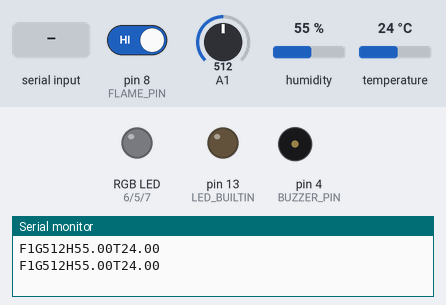
A sketch run on a simulated Arduino Uno, built with avr-gcc and run on an emulated ATmega328P. On the bench: an RGB LED mixed from three pins (HIGH = lit), output pins drawn as LEDs (lit = HIGH), buzzer (waves = sounding), the last lines printed to the serial monitor. Inputs (shaded band) come from the test bench; at power-on: pin 8 (FLAME_PIN) HIGH, A1 = 512, humidity 55 %, temperature 24 °C. Dim RGB values are drawn brighter than linear.

Above: at 1.2 s.
1.3 s: "R90\n" received over Serial
At 2.5 s:
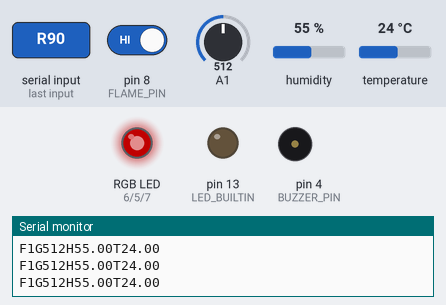
2.8 s: "R,45\n" received over Serial
At 3.8 s:
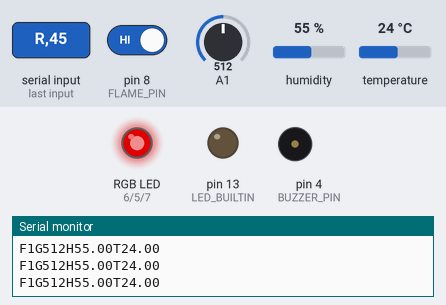
4.3 s: "G90\n" received over Serial
At 4.9 s:
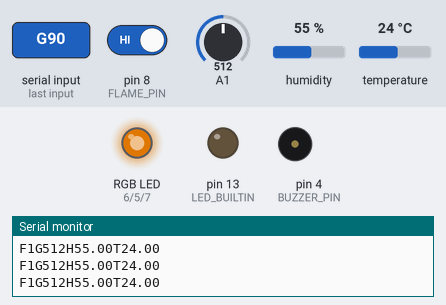
5.8 s: "G,45\n" received over Serial
At 7.0 s:
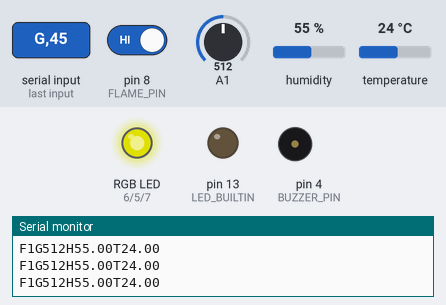
7.3 s: "B90\n" received over Serial
At 8.4 s:
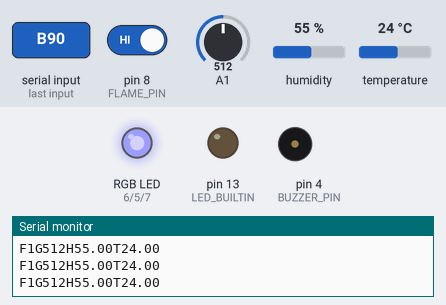
8.8 s: "A90\n" received over Serial
At 9.5 s:
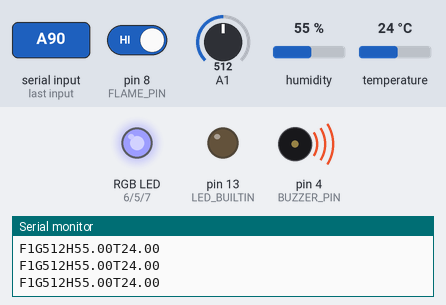
Timing chart, 0 to 11.3 s (numbered marks = the images above; inputs shaded):
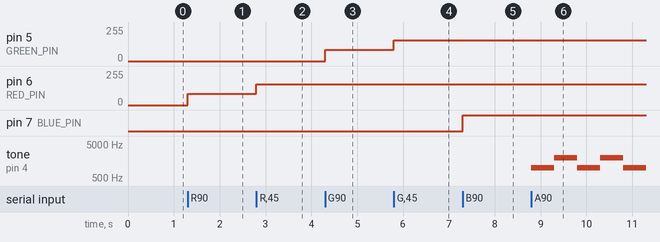

The sketch:

arduino.ino
```cpp
#include <dht.h>

dht DHT;

#define DHT11_PIN 3
#define BUZZER_PIN 4
#define RED_PIN 6
#define GREEN_PIN 5
#define BLUE_PIN 7
#define FLAME_PIN 8

#define ALARM_RATE 500
#define ALARM_DURATION 1000

float dht[2];
boolean alarm;
long next_alarm;
int next_alarm_frequency;

long next_read;

void dht11(){
  int chk = DHT.read11(DHT11_PIN);
  switch (chk)
  {
    case DHTLIB_OK:
      break;
    case DHTLIB_ERROR_CHECKSUM:
      digitalWrite(LED_BUILTIN, HIGH);
      break;
    case DHTLIB_ERROR_TIMEOUT:
      digitalWrite(LED_BUILTIN, HIGH);
      break;
    default:
      digitalWrite(LED_BUILTIN, HIGH);
      break;
  }

  dht[0] = DHT.humidity;
  dht[1] = DHT.temperature;
}

void setup()
{
  alarm = false;
  next_alarm_frequency = 1000;

  next_read = millis();

  pinMode(LED_BUILTIN, OUTPUT);
  pinMode(BUZZER_PIN, OUTPUT);
  pinMode(FLAME_PIN, INPUT);

  digitalWrite(LED_BUILTIN, LOW);
  Serial.begin(115200);
}

void loop()
{

  // plays alarm withou blocking
  if(alarm == true && next_alarm < millis()){
    tone(BUZZER_PIN, next_alarm_frequency, ALARM_DURATION);
    next_alarm = millis() + ALARM_RATE;
    if (next_alarm_frequency > 1500){
      next_alarm_frequency = 1000;
    }else{
      next_alarm_frequency = 2000;
    }
  }

  if (Serial.available() > 0){
    String instruction = Serial.readStringUntil('\r\n');

    int value = (instruction.charAt(1) - '0')*100 +
                (instruction.charAt(2) - '0')*10 +
                (instruction.charAt(3) - '0');

    if (instruction.charAt(0) == 'R'){
      analogWrite(RED_PIN,value);
    }else if (instruction.charAt(0) == 'G'){
      analogWrite(GREEN_PIN,value);
    }else if (instruction.charAt(0) == 'B'){
      analogWrite(BLUE_PIN,value);
    }else if (instruction.charAt(0) == 'A'){
      if (value == 0){
        alarm = false;
      }else{
        alarm = true;
      }
    }

  }

  if(next_read < millis()){
    int flameSensor = digitalRead(FLAME_PIN);
    int gasSensor = analogRead(A1);

    dht11();

    Serial.print("F");
    Serial.print(flameSensor);
    Serial.print("G");
    Serial.print(gasSensor);
    Serial.print("H");
    Serial.print(dht[0]);
    Serial.print("T");
    Serial.println(dht[1]);

    next_read = millis() + 1000;
  }
}
```

Measured:
- after the input at 1.3 s, pin 6 (RED_PIN): 0/255 → 84/255 at once
- after the input at 2.8 s, pin 6 (RED_PIN): 84/255 → 157/255 at once
- after the input at 4.3 s, pin 5 (GREEN_PIN): 0/255 → 84/255 at once
- after the input at 5.8 s, pin 5 (GREEN_PIN): 84/255 → 157/255 at once
- after the input at 7.3 s, pin 7 (BLUE_PIN): LOW → HIGH at once
- after the input at 8.8 s, tone on pin 4 (BUZZER_PIN): alternates 2000 Hz for 0.50 s and 1000 Hz for 0.50 s, starting at once
